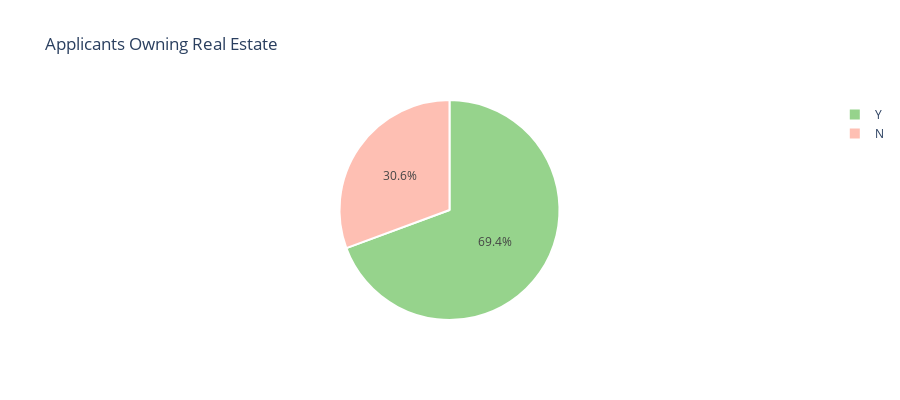
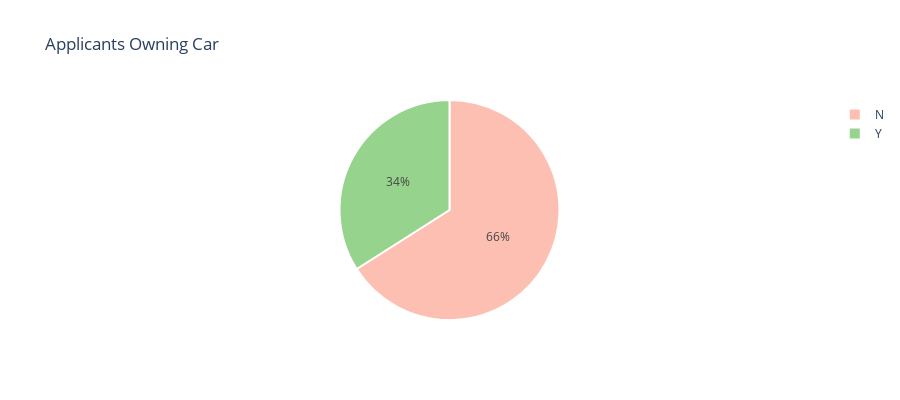
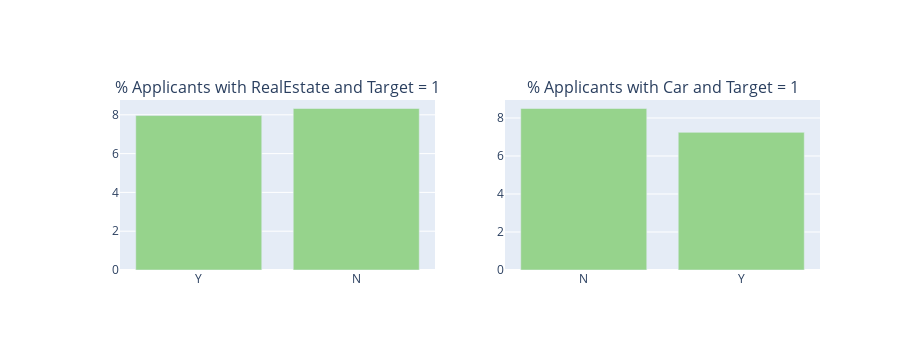

Write notebook code for charts like these, in order.
### Markdown cell above
#### Applicants owning Real Estate or Car
Almost 70% of the applicants own realty but just 34% own a car. 
People who dont own a property or a car are likely to default more.

### Code cell
## real estate 
t = app_train['FLAG_OWN_REALTY'].value_counts()
labels = t.index
values = t.values
colors = ['#96D38C','#FEBFB3']
trace = go.Pie(labels=labels, values=values,
               textfont=dict(size=12),
               marker=dict(colors=colors,
                           line=dict(color='#fff', width=2)))
layout = go.Layout(title='Applicants Owning Real Estate', height=400)
fig = go.Figure(data=[trace], layout=layout)
iplot(fig)


t = app_train['FLAG_OWN_CAR'].value_counts()
labels = t.index
values = t.values
colors = ['#FEBFB3','#96D38C']
trace = go.Pie(labels=labels, values=values,
               textfont=dict(size=12),
               marker=dict(colors=colors,
                           line=dict(color='#fff', width=2)))
layout = go.Layout(title='Applicants Owning Car', height=400)
fig = go.Figure(data=[trace], layout=layout)
iplot(fig)


tr1, tr2 = gp('FLAG_OWN_REALTY', 'Applicants Owning Real Estate wrt Target Variable')
tr3, tr4 = gp('FLAG_OWN_CAR', 'Applicants Owning Car wrt Target Variable')
fig = tools.make_subplots(rows=1, cols=2, print_grid=False, 
                          subplot_titles = ["% Applicants with RealEstate and Target = 1", "% Applicants with Car and Target = 1"])
fig.append_trace(tr1, 1, 1);
fig.append_trace(tr3, 1, 2);
fig['layout'].update(height=350, showlegend=False, margin=dict(l=120));
iplot(fig);

### Figure 1 — Plotly figure (JSON) as saved in the notebook; plotly's stock layout.template omitted (floating-point values rounded to 4 significant figures)
{"data": [{"labels": ["Y", "N"], "marker": {"colors": ["#96D38C", "#FEBFB3"], "line": {"color": "#fff", "width": 2}}, "textfont": {"size": 12}, "type": "pie", "values": [213312, 94199]}], "layout": {"height": 400, "title": {"text": "Applicants Owning Real Estate"}}}

### Figure 2 — Plotly figure (JSON) as saved in the notebook; plotly's stock layout.template omitted (floating-point values rounded to 4 significant figures)
{"data": [{"labels": ["N", "Y"], "marker": {"colors": ["#FEBFB3", "#96D38C"], "line": {"color": "#fff", "width": 2}}, "textfont": {"size": 12}, "type": "pie", "values": [202924, 104587]}], "layout": {"height": 400, "title": {"text": "Applicants Owning Car"}}}

### Figure 3 — Plotly figure (JSON) as saved in the notebook; plotly's stock layout.template omitted (floating-point values rounded to 4 significant figures)
{"data": [{"marker": {"color": "#96D38C"}, "name": "Target : 1", "type": "bar", "x": ["Y", "N"], "xaxis": "x", "y": [7.962, 8.325], "yaxis": "y"}, {"marker": {"color": "#96D38C"}, "name": "Target : 1", "type": "bar", "x": ["N", "Y"], "xaxis": "x2", "y": [8.5, 7.244], "yaxis": "y2"}], "layout": {"annotations": [{"font": {"size": 16}, "showarrow": false, "text": "% Applicants with RealEstate and Target = 1", "x": 0.225, "xanchor": "center", "xref": "paper", "y": 1, "yanchor": "bottom", "yref": "paper"}, {"font": {"size": 16}, "showarrow": false, "text": "% Applicants with Car and Target = 1", "x": 0.775, "xanchor": "center", "xref": "paper", "y": 1, "yanchor": "bottom", "yref": "paper"}], "height": 350, "margin": {"l": 120}, "showlegend": false, "xaxis": {"anchor": "y", "domain": [0, 0.45]}, "xaxis2": {"anchor": "y2", "domain": [0.55, 1]}, "yaxis": {"anchor": "x", "domain": [0, 1]}, "yaxis2": {"anchor": "x2", "domain": [0, 1]}}}
